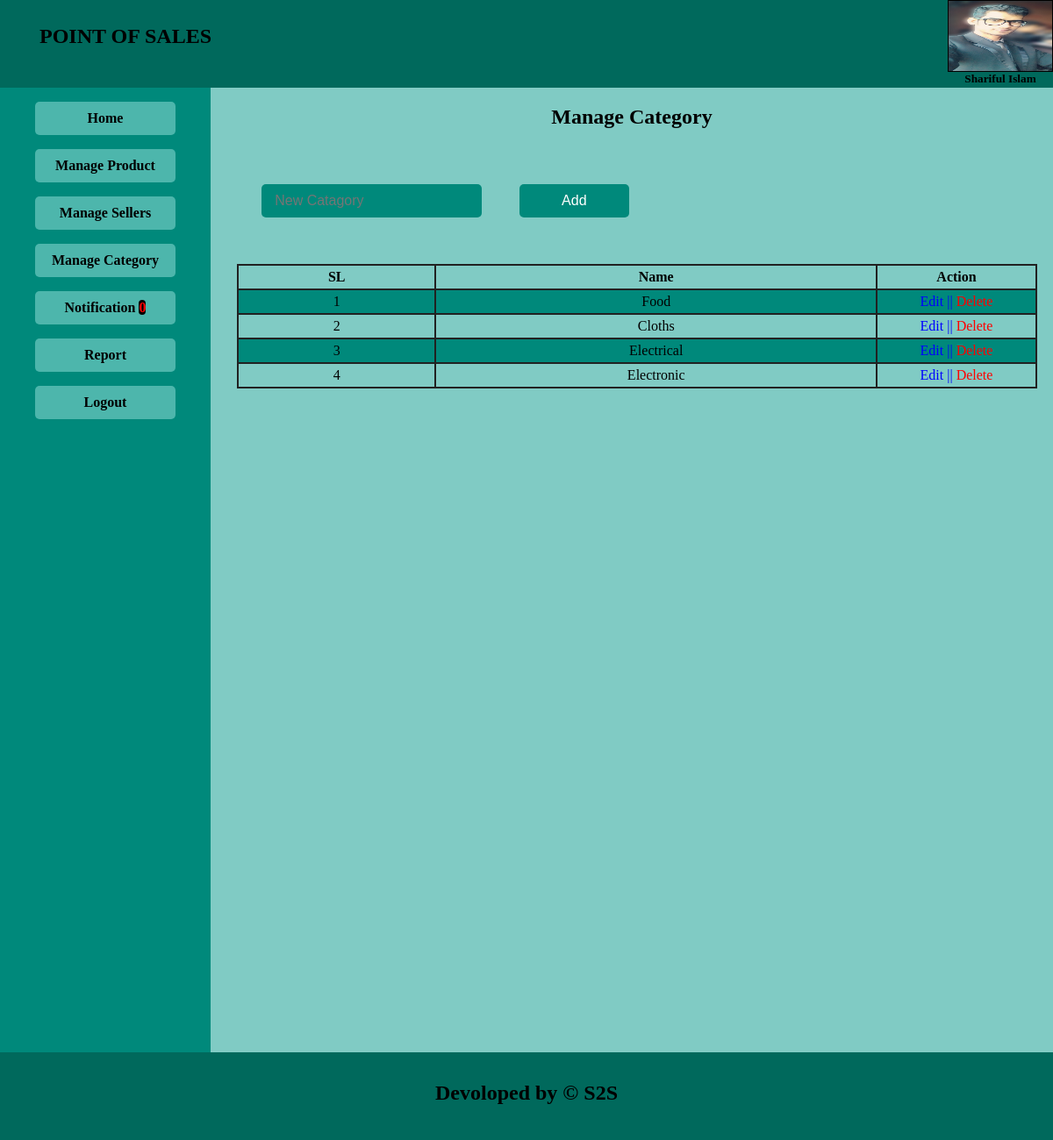
The app's page /admin/manage_maincatagory.php (signed in) with its own data.
### tables this page shows
CREATE TABLE `main_category` (
  `id` int(11) NOT NULL,
  `maincategory_name` varchar(50) NOT NULL
);

### admin/manage_maincatagory.php (the view, shortened to what this page needs)
<!DOCTYPE html>
<html>
<head>
	<link rel="stylesheet" type="text/css" href="css/style.css">
</head>
<body>
	<?php require("menu.php");?>
	<section>
			<h2 style="text-align: center;margin-bottom: 50px;">Manage Category</h2>
                        <form action="" method="POST">
			<table width="50%">
			<tr>
			<td>
				<input class="inputform" type="text" name="name" placeholder="New Catagory" required>
			</td>
			<td>
				<input class="submitbutton" type="submit" name="button" value="Add">
			</td>
			</tr>
			</table>
			</form>
		<table class="table">
			<tr>
				<th>SL</th>
				<th>Name</th>
				<th width="20%">Action</th>
			</tr>
       <?php
        $con=  mysqli_connect('localhost','root','', 'dbpos') or die ('Database not Found.');
        $query = " SELECT * FROM main_category";
        $i=0;
        $result = mysqli_query($con, $query);
        while ($row = mysqli_fetch_array($result)) {
           $i++;
       ?>
				<tr>
					<td><?php echo $i;?></td>
					<td><?php echo $row['maincategory_name'];?></td>
                                        <td>
					<a href="edit_maincategory.php?idedit=<?php echo $row['id'];?>" class="editbutton">Edit ||</a>
					<a onclick="return confirm('Are you sure to delte data?');" href="?iddelete=<?php echo $row['id'];?>" class="deletebutton">Delete</a>
                                        </td>
				</tr>
        <?php  } ?>
		</table>
	</section>
	<footer><h2 style="text-align: center;margin: 0;padding: 33px 0px;">Devoloped by &copy; S2S</h2></footer>
</body>
</html>

### admin/css/style.css (style rules this page uses)
body { margin: 0; padding: 0; width:100%; height: 1200px; }
a { text-decoration:none; }
section { background: #80cbc4 ; width: 80%; overflow: hidden; height: 1100px; }
footer { background: #00695c ; width: 100%; height: 100px; }
.editbutton { color:blue; }
.deletebutton { color:red; }
.table { border-collapse: collapse; border-spacing: 0; border: 2px solid #212121; width: 95%; margin: 40px 30px; }
.table, .table td,.table th { border: 2px solid #212121; padding: 4px 8px; text-align: center; }
.table tr:nth-child(even) { background-color: #00897b }
input { display: block; background: #00897b ; width: 90%; padding: 10px 15px; margin: 5px 12px; border: none; border-radius: 5px; color: white; font-size: 16px; }
.inputform { display: inline-block; width: 60% !important; margin-left: 15%; }
.submitbutton { display: inline-block; width: 123% !important; margin: 10px 0px; padding: 10px 20px; float: right; }

### records on screen
main_category: maincategory_name "Food"
main_category: maincategory_name "Cloths"
main_category: maincategory_name "Electrical"
main_category: maincategory_name "Electronic"

### other values on screen
$_SESSION['name'] "Shariful Islam…"
$val "0"
